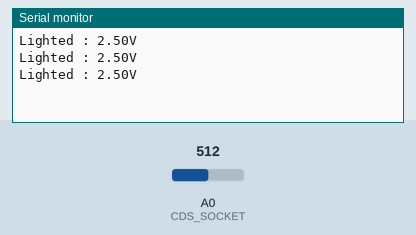
The sketch below on a simulated Arduino Uno, built with avr-gcc and run on an emulated ATmega328P. Parts: the last lines printed to the serial monitor. The test bench sets the inputs (shaded band); at power-on: A0 (CDS_SOCKET) = 512.

Above: at 1.3 s.
1.4 s: A0 (CDS_SOCKET) set to 212
At 1.9 s:
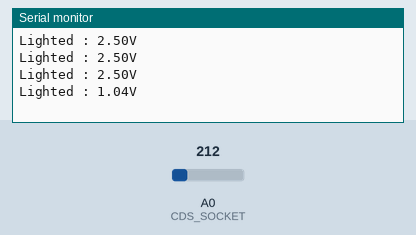
2.9 s: A0 (CDS_SOCKET) set to 190
At 3.4 s:
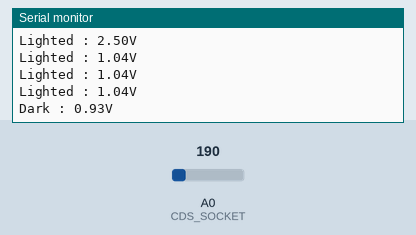

The sketch:

cds_cell.ino
```cpp
int CDS_SOCKET = 0;

void setup() {
	Serial.begin(9600);
}

void loop() {
	int analog_val;
	float input_volt;
	String message = "";

	analog_val = analogRead(CDS_SOCKET);
	input_volt = float(analog_val) * (5.0 / 1023.0);

	if (input_volt > 1.0) {
		message = "Lighted : ";
	}
	else {
		message = "Dark : ";
	}

	Serial.print(message);
	Serial.print(input_volt);
	Serial.println("V");

	delay(500);
}
```

Measured:
- the behaviour switches between 205 and 204 on A0 (CDS_SOCKET) (found by bisection; images 1 and 2)
- after the input at 1.4 s, the serial monitor: prints a new line after 0.10 s (image 1)
- after the input at 2.9 s, the serial monitor: prints a new line after 0.10 s (image 2)
